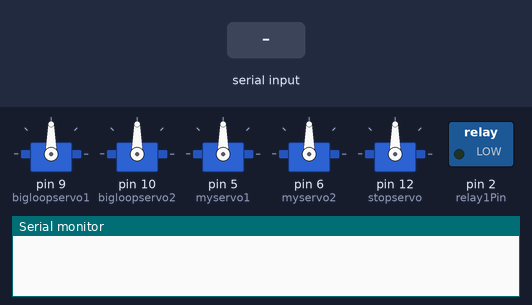
Simulated run of this program. Board: Arduino Uno, built with avr-gcc and run on an emulated ATmega328P. On the bench: 5 × servo, switched loads named in the program (green lamp = pin HIGH), the last lines printed to the serial monitor. The inputs (shaded band) are chosen by the test bench.

Above: at 1.2 s.
1.3 s: "R" received over Serial
At 1.9 s:
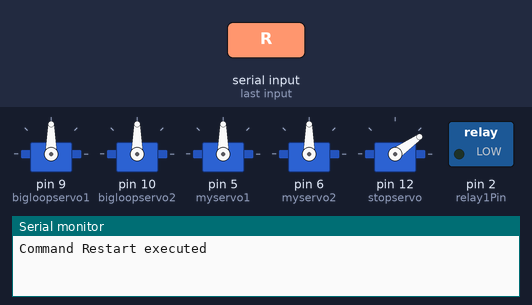
2.8 s: "S" received over Serial
At 4.0 s:
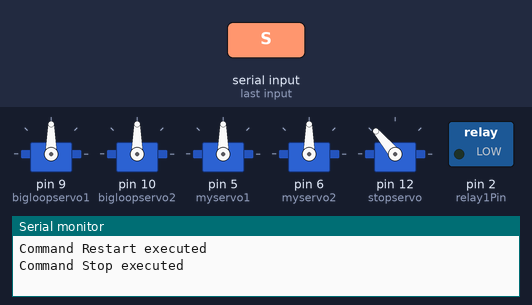
4.3 s: "H" received over Serial
At 5.3 s:
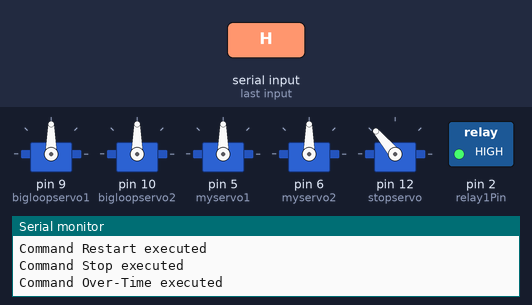
7.3 s: "1" received over Serial
At 7.6 s:
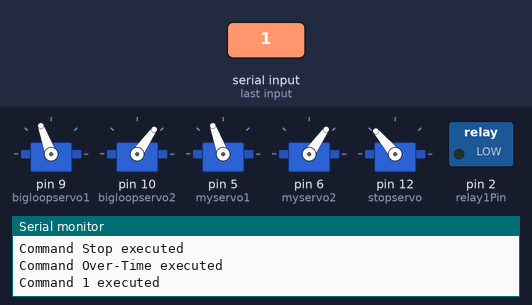
8.8 s: "2" received over Serial
At 10.0 s:
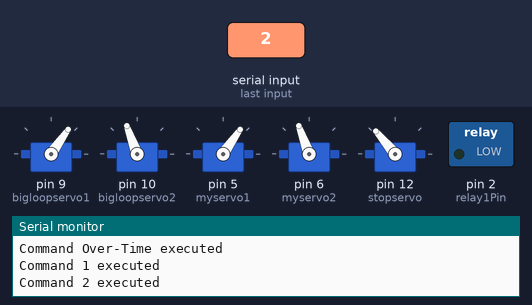
10.3 s: "R" received over Serial
At 11.1 s:
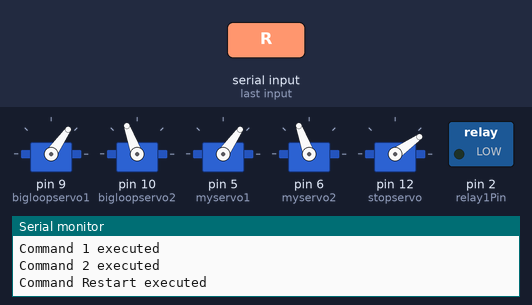
Timing chart, 0 to 12.8 s (numbered marks = the images above; inputs shaded):
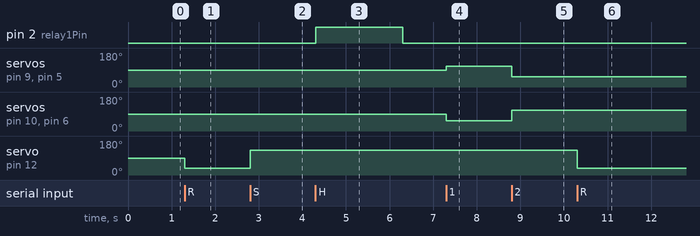

Measured:
- after the input at 1.3 s, servo on pin 12 (stopservo): 90° → 35° at once
- after the input at 2.8 s, servo on pin 12 (stopservo): 35° → 130° at once
- after the input at 4.3 s, pin 2 (relay1Pin): LOW → HIGH at once, → LOW 2.0 s later
- after the input at 7.3 s, servo on pin 9 (bigloopservo1), servo on pin 5 (myservo1): 90° → 110° at once; servo on pin 10 (bigloopservo2), servo on pin 6 (myservo2): 90° → 55° at once
- after the input at 8.8 s, servo on pin 9 (bigloopservo1), servo on pin 5 (myservo1): 110° → 55° at once; servo on pin 10 (bigloopservo2), servo on pin 6 (myservo2): 55° → 110° at once
- after the input at 10.3 s, servo on pin 12 (stopservo): 130° → 35° at once

The program:

main.cpp
```cpp
#include <Arduino.h>
#include <TimerOne.h>

#include <Servo.h>

Servo bigloopservo1;  // Create a servo object
Servo bigloopservo2;
Servo myservo1;
Servo myservo2;
Servo stopservo;

const int relay1Pin = 2; // Pin connected to Relay 1
const int mode0 = 110;
const int mode1 = 55;
const int up = 130;
const int down = 35;
const int interruptPin = 3;
volatile bool coming = 1;


// const int relay2Pin = 3; // Pin connected to Relay 2
// const int relay3Pin = 4; // Pin connected to Relay 3

unsigned long relay1StartTime = 0;
unsigned long relay2StartTime = 0;
const unsigned long relayDelay = 2000; // Delay in milliseconds for relay 1 and 2


unsigned int counter=0; // for ir sensor interrput

int inPin = 3;    // pushbutton connected to digital pin 7
int val = 0;      // variable to store the read value
int blockRunin = 0; //flag to block run for 10 seconds
int blockRunout = 0; //flag to block run for 10 seconds

void handleRelayDelays();
void blink();
void timerIsr();
void trainLoc();
void executeCommand(char command);

void setup() {
  // Initialize serial communication
  Serial.begin(9600);

  // Attach the servo to pin 9
  bigloopservo1.attach(9);
  bigloopservo2.attach(10);
  myservo1.attach(5);
  myservo2.attach(6);
  stopservo.attach(12);

  // Set relay pins as OUTPUT
  pinMode(relay1Pin, OUTPUT);


  // Initialize relays to LOW (off)
  digitalWrite(relay1Pin, LOW);


    //pinMode(inPin, INPUT);    // sets the digital pin 7 as input
    // Timer1.initialize(1000000); // set a timer of length 1sec
    // attachInterrupt(1, blink, CHANGE);  //INT0
    // Timer1.attachInterrupt( timerIsr ); // attach the service routine here


}


void blink()
{
  int pinCurrent =  digitalRead(inPin);
  if ( pinCurrent == 1 && val == 0 && blockRunin == 0){
    Serial.println("out station");
    blockRunin = 2;


  }
   if (pinCurrent == 0 && val == 1 && blockRunout == 0){
    Serial.println("in station");
    blockRunout = 2;


  }


  val = pinCurrent;
}
void timerIsr()
{
    Timer1.detachInterrupt();  //diable the timer1
    if (blockRunin > 0){
      blockRunin--;
    }
    if (blockRunout > 0){
      blockRunout--;
    }

    Timer1.attachInterrupt( timerIsr );  //enable the timer1
}


void loop() {
  if (Serial.available() > 0) {
    char command = Serial.read();
    executeCommand(command);
    //attachInterrupt(digitalPinToInterrupt(interruptPin), trainLoc(), CHANGE);
  }

  // Check and handle non-blocking relay delays
  handleRelayDelays();
}

void executeCommand(char command) {
  switch (command) {
    // case 'A':
    //   digitalWrite(relay1Pin, HIGH);
    //   relay1StartTime = millis();
    //   Serial.println("Command A executed");
    //   break;
    // case 'B':
    //   digitalWrite(relay2Pin, HIGH);
    //   relay2StartTime = millis();
    //   Serial.println("Command B executed");
    //   break;
    case 'R': //restart - the train is doing the big loop
      stopservo.write(down);
      // bigloopservo1.write(mode0);
      // bigloopservo2.write(mode0);
      Serial.println("Command Restart executed");
      break;
    case 'S': //stops the train
      stopservo.write(up);
      Serial.println("Command Stop executed");
      break;
    case 'H': //stops and shocks
      stopservo.write(up);
      Serial.println("Command Over-Time executed");
      digitalWrite(relay1Pin, HIGH);
      delay(2000);
      digitalWrite(relay1Pin, LOW);
      break;
    case '1': //enters small loop, option 1
      bigloopservo1.write(mode0);
      bigloopservo2.write(mode1);
      myservo1.write(mode0);
      myservo2.write(mode1); //one should go the opposite way
      Serial.println("Command 1 executed");
      break;
    case '2': //enters small loop, option 2
      bigloopservo1.write(mode1);
      bigloopservo2.write(mode0);
      myservo1.write(mode1);
      myservo2.write(mode0); //one should go the opposite way
      Serial.println("Command 2 executed");
      break;


    default:
      Serial.println("Invalid command");
      break;
  }
}

void handleRelayDelays() {
  if (digitalRead(relay1Pin) == HIGH && millis() - relay1StartTime >= relayDelay) {
    digitalWrite(relay1Pin, LOW);
  }

  // if (digitalRead(relay2Pin) == HIGH && millis() - relay2StartTime >= relayDelay) {
  //   digitalWrite(relay2Pin, LOW);
  //}
}

void trainLoc(){
  if (coming == 1){
    coming = 0;
  }
  else{
    coming = 1;
  }
}
```
